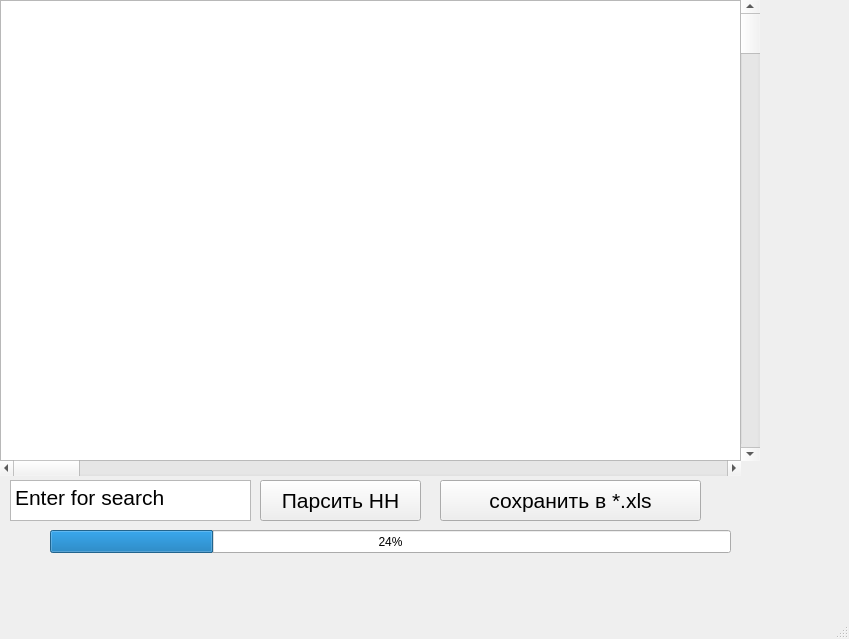
<?xml version="1.0" encoding="UTF-8"?>
<ui version="4.0">
 <class>MainWindow</class>
 <widget class="QMainWindow" name="MainWindow">
  <property name="geometry">
   <rect>
    <x>0</x>
    <y>0</y>
    <width>849</width>
    <height>639</height>
   </rect>
  </property>
  <property name="windowTitle">
   <string>MainWindow</string>
  </property>
  <widget class="QWidget" name="centralwidget">
   <widget class="QPushButton" name="pushButton">
    <property name="geometry">
     <rect>
      <x>260</x>
      <y>480</y>
      <width>161</width>
      <height>41</height>
     </rect>
    </property>
    <property name="font">
     <font>
      <pointsize>16</pointsize>
     </font>
    </property>
    <property name="text">
     <string>Парсить НН</string>
    </property>
   </widget>
   <widget class="QPushButton" name="pushButton_2">
    <property name="geometry">
     <rect>
      <x>440</x>
      <y>480</y>
      <width>261</width>
      <height>41</height>
     </rect>
    </property>
    <property name="font">
     <font>
      <pointsize>16</pointsize>
     </font>
    </property>
    <property name="text">
     <string>сохранить в *.xls</string>
    </property>
   </widget>
   <widget class="QProgressBar" name="progressBar">
    <property name="geometry">
     <rect>
      <x>50</x>
      <y>530</y>
      <width>681</width>
      <height>23</height>
     </rect>
    </property>
    <property name="value">
     <number>24</number>
    </property>
   </widget>
   <widget class="QKeySequenceEdit" name="enterforsearch">
    <property name="geometry">
     <rect>
      <x>0</x>
      <y>0</y>
      <width>137</width>
      <height>22</height>
     </rect>
    </property>
   </widget>
   <widget class="QScrollBar" name="verticalScrollBar">
    <property name="geometry">
     <rect>
      <x>740</x>
      <y>0</y>
      <width>20</width>
      <height>461</height>
     </rect>
    </property>
    <property name="orientation">
     <enum>Qt::Vertical</enum>
    </property>
   </widget>
   <widget class="QTableView" name="tableView">
    <property name="geometry">
     <rect>
      <x>0</x>
      <y>0</y>
      <width>741</width>
      <height>461</height>
     </rect>
    </property>
   </widget>
   <widget class="QScrollBar" name="horizontalScrollBar">
    <property name="geometry">
     <rect>
      <x>0</x>
      <y>460</y>
      <width>741</width>
      <height>16</height>
     </rect>
    </property>
    <property name="orientation">
     <enum>Qt::Horizontal</enum>
    </property>
   </widget>
   <widget class="QTextEdit" name="textEdit">
    <property name="geometry">
     <rect>
      <x>10</x>
      <y>480</y>
      <width>241</width>
      <height>41</height>
     </rect>
    </property>
    <property name="html">
     <string>&lt;!DOCTYPE HTML PUBLIC &quot;-//W3C//DTD HTML 4.0//EN&quot; &quot;http://www.w3.org/TR/REC-html40/strict.dtd&quot;&gt;
&lt;html&gt;&lt;head&gt;&lt;meta name=&quot;qrichtext&quot; content=&quot;1&quot; /&gt;&lt;style type=&quot;text/css&quot;&gt;
p, li { white-space: pre-wrap; }
&lt;/style&gt;&lt;/head&gt;&lt;body style=&quot; font-family:'MS Shell Dlg 2'; font-size:7.8pt; font-weight:400; font-style:normal;&quot;&gt;
&lt;p style=&quot; margin-top:0px; margin-bottom:0px; margin-left:0px; margin-right:0px; -qt-block-indent:0; text-indent:0px;&quot;&gt;&lt;span style=&quot; font-size:16pt;&quot;&gt;Enter for search&lt;/span&gt;&lt;/p&gt;&lt;/body&gt;&lt;/html&gt;</string>
    </property>
   </widget>
  </widget>
  <widget class="QStatusBar" name="statusbar"/>
 </widget>
 <resources/>
 <connections/>
</ui>
